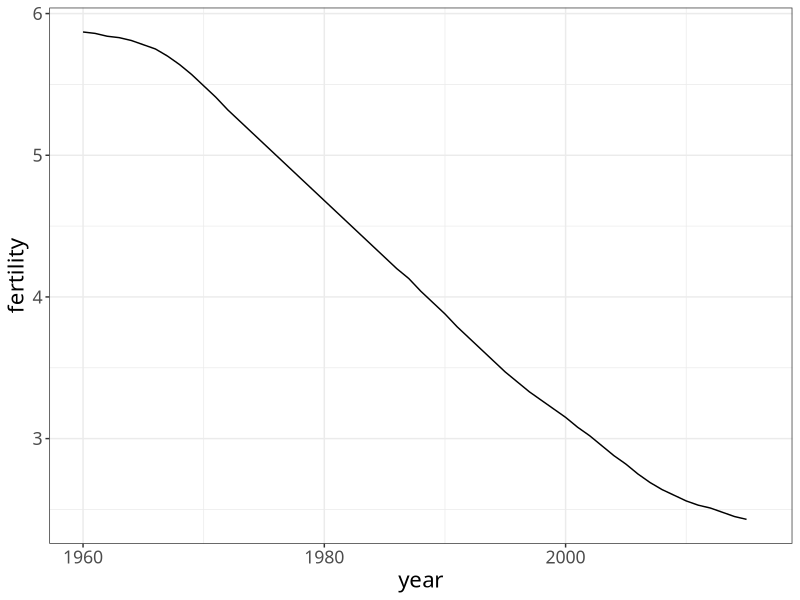
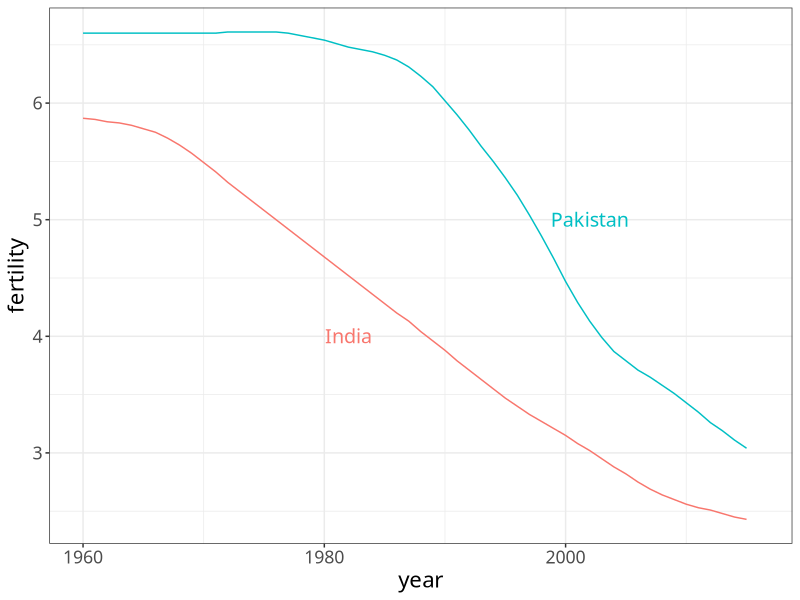
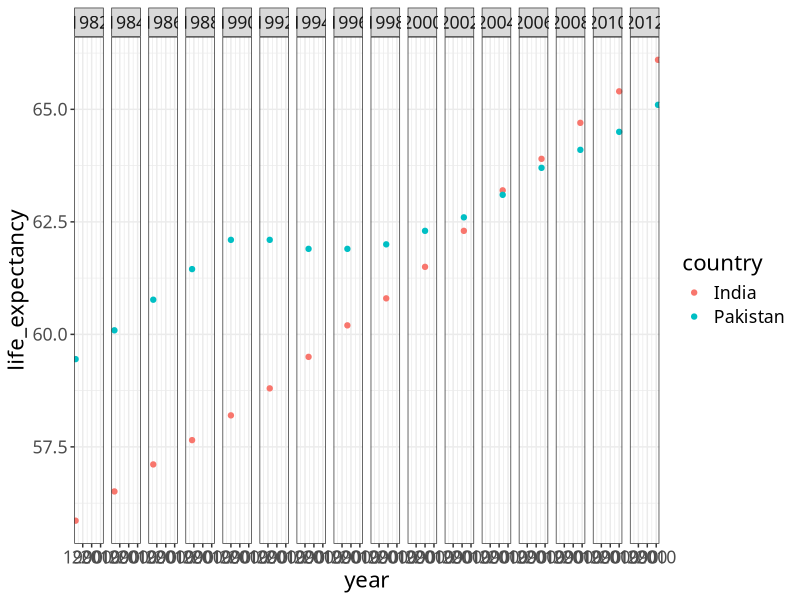

Source code (R) for these figures, in order:
# Practice
library(tidyverse)
library(dslabs)
data("gapminder")

ds_theme_set()
gapminder %>% filter(country == "India") %>%
  ggplot(aes(year, fertility)) +
  geom_line() + 
  theme(text=element_text(size=16, family="Impact"))

countries <- c("India", "Pakistan")
label <- data.frame(country=countries, x=c(1982, 2002), y=c(4, 5))
gapminder %>% filter(country %in% countries) %>%
  ggplot(aes(year, fertility, col = country)) +
  geom_line() + 
  geom_text(data=label, aes(x, y, label=country), size=5, family="Impact") +
  theme(text=element_text(size=16, family="Impact"), legend.position = "none")

countries <- c("India", "Pakistan")
gapminder %>% filter(country %in% countries, year%in%seq(1982, 2012, 2)) %>%
  ggplot(aes(year, life_expectancy, col = country)) +
  geom_point() +
  facet_grid(.~year) +
  theme(text=element_text(size=16, family="Impact"))
